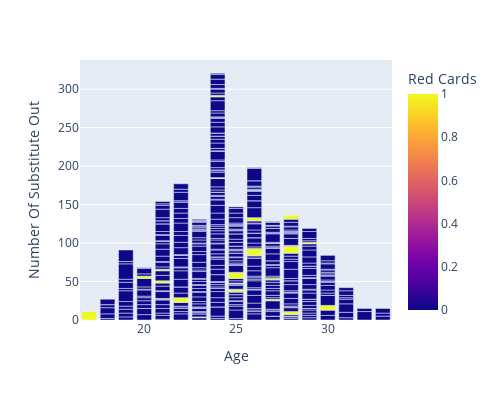

Notebook code for this chart:
### Code cell
px.bar(data , x='Age',y='Number Of Substitute Out',color='Red Cards',width=500, height=400)

### Figure 1 — Plotly figure (JSON) as saved in the notebook; plotly's stock layout.template omitted (floating-point values rounded to 4 significant figures; data arrays with more than 128 entries replaced by an {"elided": "..."} marker saying what was removed)
{"data": [{"alignmentgroup": "True", "hovertemplate": "Age=%{x}<br>Number Of Substitute Out=%{y}<br>Red Cards=%{marker.color}<extra></extra>", "legendgroup": "", "marker": {"color": {"elided": "497 int values"}, "coloraxis": "coloraxis", "pattern": {"shape": ""}}, "name": "", "offsetgroup": "", "orientation": "v", "showlegend": false, "textposition": "auto", "type": "bar", "x": {"elided": "497 int values"}, "xaxis": "x", "y": {"elided": "497 int values"}, "yaxis": "y"}], "layout": {"barmode": "relative", "coloraxis": {"colorbar": {"title": {"text": "Red Cards"}}, "colorscale": [[0, "#0d0887"], [0.1111, "#46039f"], [0.2222, "#7201a8"], [0.3333, "#9c179e"], [0.4444, "#bd3786"], [0.5556, "#d8576b"], [0.6667, "#ed7953"], [0.7778, "#fb9f3a"], [0.8889, "#fdca26"], [1, "#f0f921"]]}, "height": 400, "legend": {"tracegroupgap": 0}, "margin": {"t": 60}, "width": 500, "xaxis": {"anchor": "y", "domain": [0, 1], "title": {"text": "Age"}}, "yaxis": {"anchor": "x", "domain": [0, 1], "title": {"text": "Number Of Substitute Out"}}}}
